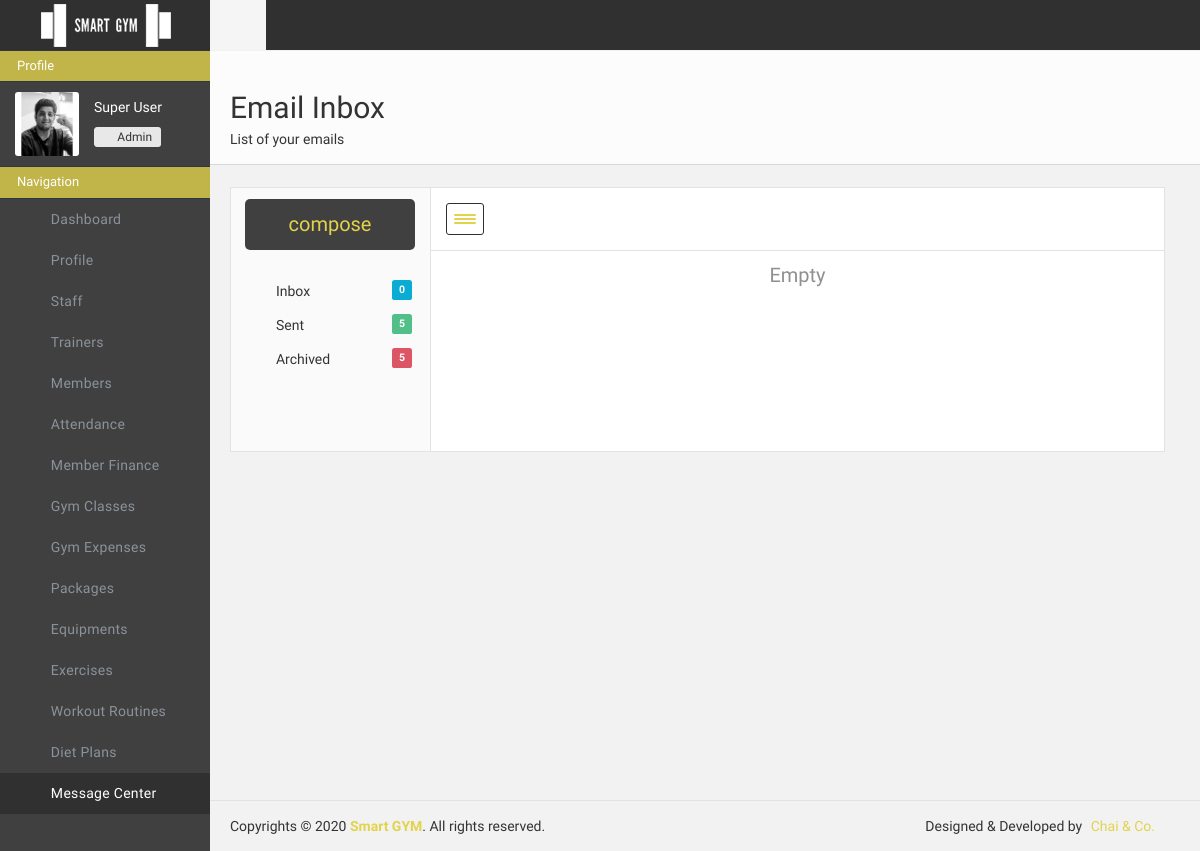
Before: /adminportal/messages/ (signed in) with the older database file.
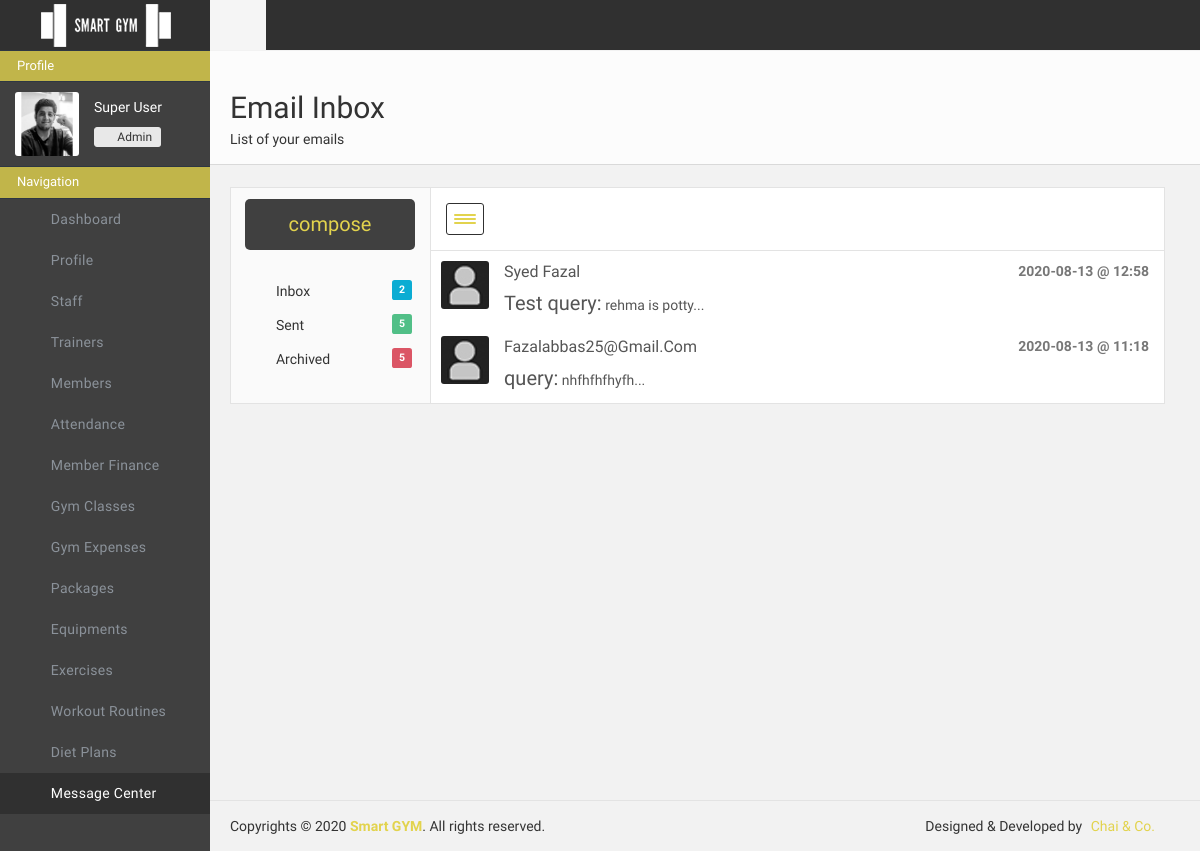
After: the same page with the newer database file.
### adminportal/models.py (models this page shows)
class MessageData(models.Model):
    msg_id = models.AutoField(primary_key=True)
    msg_sender_name = models.CharField(max_length=500, default="")
    msg_sender_email = models.CharField(max_length=500, default="")
    msg_sender_time = models.CharField(max_length=500, default="")
    msg_sender_date = models.CharField(max_length=500, default="")
    msg_sender_subject = models.CharField(max_length=500, default="")
    msg_sender_mail = models.TextField(default="")

### adminportal/views.py (the view)
# urls.py: path('messages/', views.messages, name="adminportal-messages"),
def messages(request):
    if "userid" in request.session and request.session["userrole"] == "Admin" :
        params = {}
        messages = MessageData.objects.all().order_by("-msg_id")
        params["inboxlength"] = len(messages)
        params["sentlength"] = len(ReplyMessageData.objects.all())
        params["archivedlength"] = len(ArchivedMessageData.objects.all())
        params["messages"] = messages
        return render(request, 'adminportal/messagecenter.html', params)
    else:
        return redirect('/adminportal/login/')

### adminportal/templates/adminportal/messagecenter.html (shortened to what the changed rows need)
{% load static %}
<!doctype html>
<html class="no-js">
    <head>
        <link href="{% static 'adminportal/css/icons.css'%}" rel="stylesheet" />
        <link href="{% static 'adminportal/css/bootstrap.css'%}" rel="stylesheet" />
        <link href="{% static 'adminportal/css/plugins.css'%}" rel="stylesheet" />
        <link href="{% static 'adminportal/css/main.css'%}" rel="stylesheet" />
        <link href="{% static 'adminportal/css/custom.css'%}" rel="stylesheet" />
    </head>
    <body>
        <div id="wrapper">
            <div class="page-content sidebar-page right-sidebar-page clearfix" style="margin-bottom: 80px;">
                <div class="page-content-wrapper">
                    <div class="page-content-inner">
                        <div id="page-header" class="clearfix">
                            <div class="page-header">
                                <h2>Email Inbox</h2>
                            </div>
                        </div>
                        <div id="email-app-wrapper">
                            <div id="email-sidebar">
                                <ul id="email-nav" class="nav nav-pills nav-stacked">
                                    <li><a href="/adminportal/messages"><i class="glyphicon glyphicon-inbox"></i> Inbox <span class="label label-primary">{{inboxlength}}</span></a>
                                    </li>
                                </ul>
                            </div>
                            <div id="email-content">
                                <div class="email-wrapper">
                                    <div class="panel panel-default plain mb0 bshadowNone brad0 bl br bb bt checkall">
                                        <div class="panel-body p0">
                                            <div class="email-list col-lg-12">
                                                <ul class="list-group">
                                                    {% if inboxlength == 0 %}
                                                        <a class="list-group-item email-list-item clearfix" style="height: 200px; text-align: center; text-justify: center; color: #909090; font-size: 20px;">Empty</a>
                                                    {% endif %}
                                                    {% for message in messages %}
                                                        <a href="/adminportal/messagesreply/{{message.msg_id}}" class="list-group-item email-list-item clearfix">
                                                            <img class="email-inbox-avatar" src="{% static 'adminportal/img/avatars/3.jpg' %}" alt="avatar">
                                                            <p class="email-inbox-name">{{message.msg_sender_name}}</p>
                                                            <div class="email-inbox-info">
                                                                <span class="email-inbox-date text-muted">{{message.msg_sender_date}} @ {{message.msg_sender_time}}</span>
                                                            </div>
                                                            <p class="email-txt-preview">
                                                                <span class="email-subject-preview"><span style="font-size: 20px;">{{message.msg_sender_subject}}:</span> {{message.msg_sender_mail|slice:"0:40"}}...
                                                            </p>
                                                        </a>
                                                    {% endfor %}
                                                </ul>
                                            </div>
                                        </div>
                                    </div>
                                </div>
                            </div>
                        </div>
                    </div>
                </div>
            </div>
        </div>
    </body>
</html>

Changed rows visible on the page:
added MessageData: msg_sender_name "Syed Fazal", msg_sender_date "2020-08-13", msg_sender_time "12:58", msg_sender_subject "Test query", msg_sender_mail "rehma is potty"
added MessageData: msg_sender_name "Fazalabbas25@Gmail.Com", msg_sender_date "2020-08-13", msg_sender_time "11:18", msg_sender_subject "query", msg_sender_mail "nhfhfhfhyfh"
Other visible differences:
{{ inboxlength }}: "0" → "2"
text no longer shown: "Empty"
